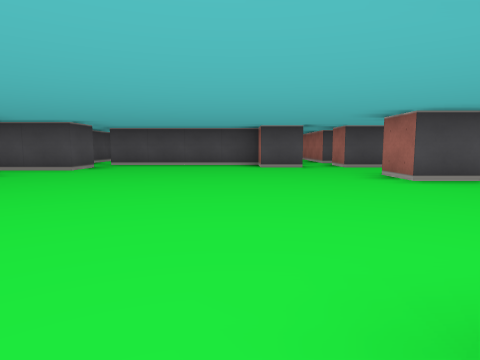
[1] (above)

16 first-person views from a walk through a cub3D level. The camera is about half as high as the walls, tilts 6° down and sees 75° across. The floor is counted in squares. Each view is taken from the middle of a square. On the plan, view 1 faces up. The plan holds only what a view shows up to about 9 squares ahead; the rest is blank.

[2]
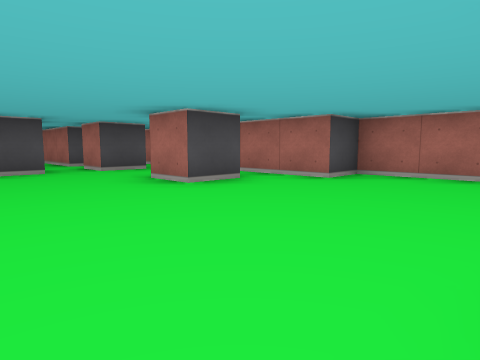

[3]
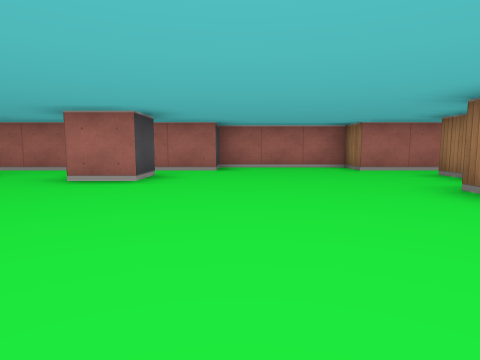

[4]
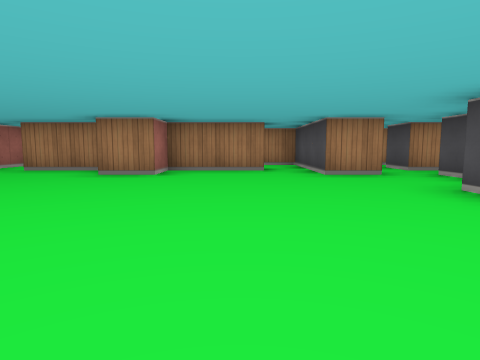

[5]
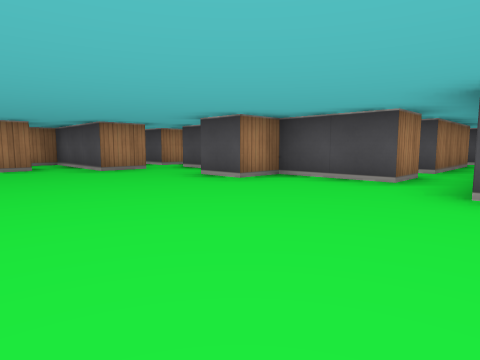

[6]
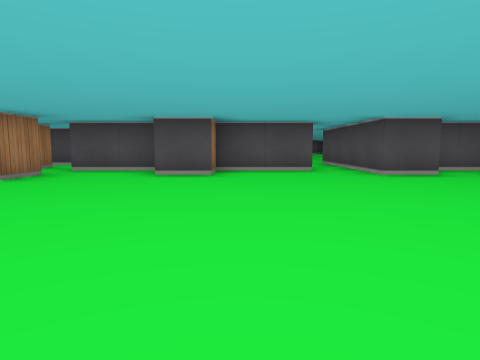

[7]
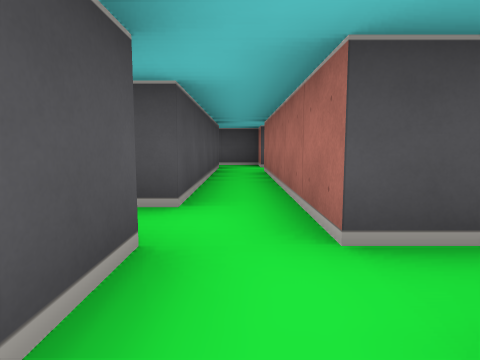

[8]
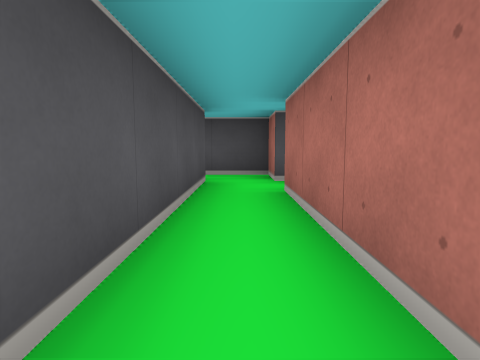

[9]
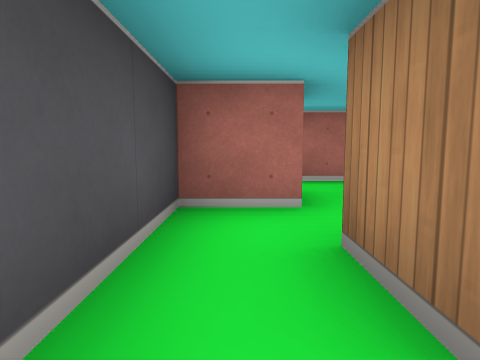

[10]
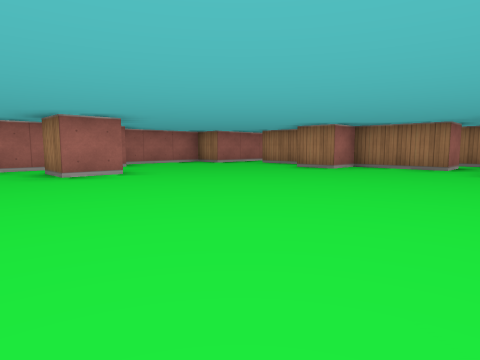

[11]
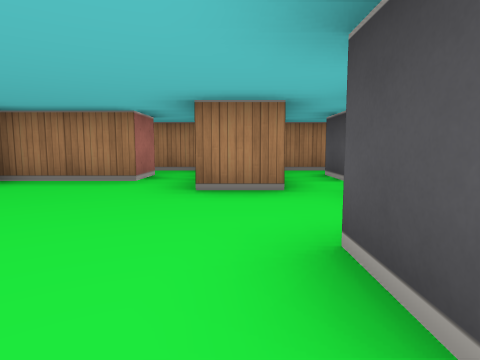

[12]
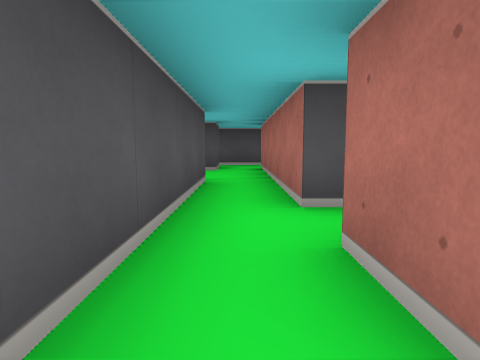

[13]
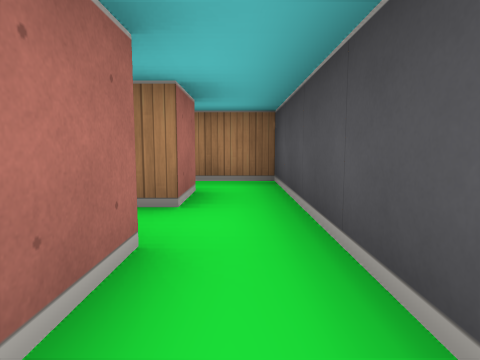

[14]
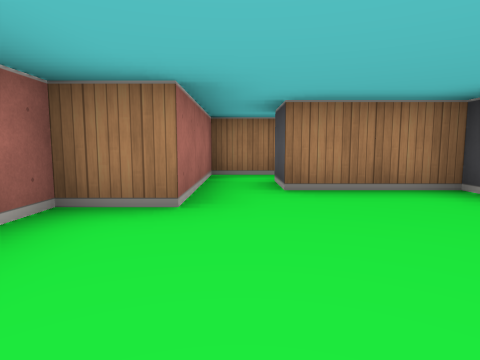

[15]
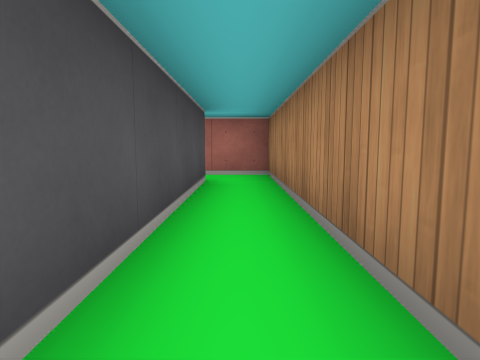

[16]
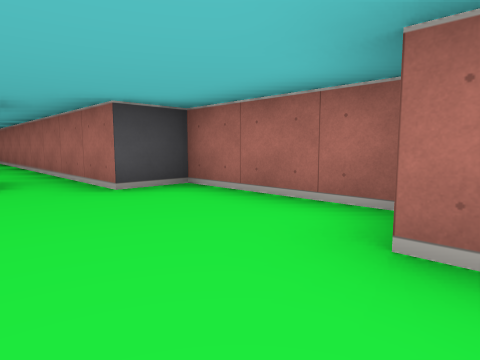

### Floor plan
Key: @ floor where view 1 was taken; # wall or solid block; . floor.
Columns run from 9 left of view 1 to 6 right of it. Each row starts with its distance up from view 1.
 17           ###
 16          ...#
 15           #...#
 14           #.# #
 13           #.#
 12           #.#
 11           #.# #
 10           ..#.#
  9     #.#####...#
  8     #.....#.#.#
  7   ####........#
  6 ..............#
  5 ###.#.......#.#
  4   ..#.........##
  3   ..##.........#
  2   #.#..........#
  1   #.#..........#
  0   #...#..@#...##
 -1   #.#.#.#####.#
 -2   #...#.......#
 -3   #############

Positions as (right, up) in squares from view 1, and headings:
1: (0, 0), facing up
2: (0, 1), facing up-right
3: (-2, 3), facing right
4: (-1, 6), facing down
5: (0, 7), facing down-left
6: (2, 4), facing left
7: (2, 8), facing up
8: (2, 11), facing up
9: (0, 16), facing right
10: (-3, 7), facing down-right
11: (-3, 4), facing down
12: (-6, -2), facing up
13: (-6, 2), facing down
14: (4, 3), facing down
15: (-1, -2), facing right
16: (3, 0), facing up-right
